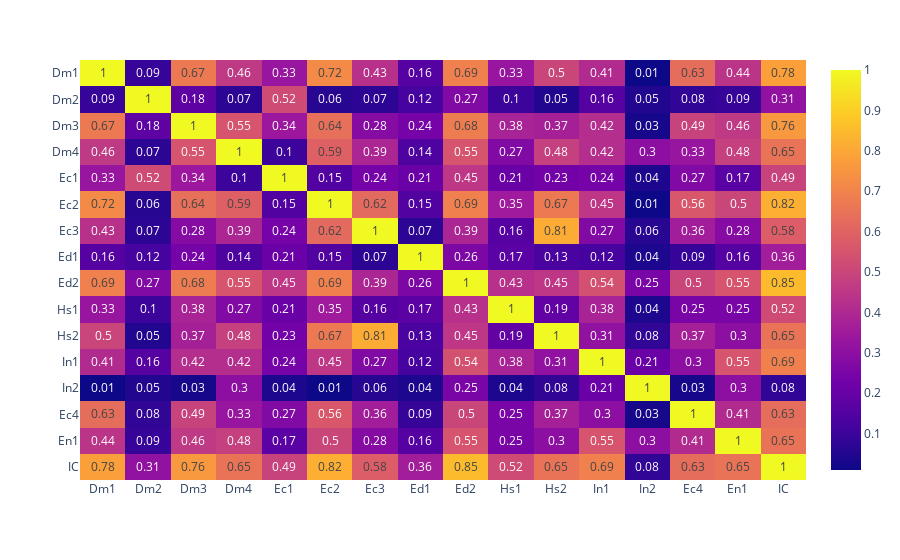

The notebook cell this image was saved under:
### Code cell
#Correlação entre as variáveis
px.imshow(dfProcessamento.corr().round(2).abs(),text_auto=True,aspect="auto")

### Figure 1 — Plotly figure (JSON) as saved in the notebook; plotly's stock layout.template omitted (floating-point values rounded to 4 significant figures; data arrays with more than 128 entries replaced by an {"elided": "..."} marker saying what was removed)
{"data": [{"coloraxis": "coloraxis", "hovertemplate": "x: %{x}<br>y: %{y}<br>color: %{z}<extra></extra>", "name": "0", "texttemplate": "%{z}", "type": "heatmap", "x": ["Dm1", "Dm2", "Dm3", "Dm4", "Ec1", "Ec2", "Ec3", "Ed1", "Ed2", "Hs1", "Hs2", "In1", "In2", "Ec4", "En1", "IC"], "xaxis": "x", "y": ["Dm1", "Dm2", "Dm3", "Dm4", "Ec1", "Ec2", "Ec3", "Ed1", "Ed2", "Hs1", "Hs2", "In1", "In2", "Ec4", "En1", "IC"], "yaxis": "y", "z": {"elided": "16x16 float values"}}], "layout": {"coloraxis": {"colorscale": [[0, "#0d0887"], [0.1111, "#46039f"], [0.2222, "#7201a8"], [0.3333, "#9c179e"], [0.4444, "#bd3786"], [0.5556, "#d8576b"], [0.6667, "#ed7953"], [0.7778, "#fb9f3a"], [0.8889, "#fdca26"], [1, "#f0f921"]]}, "margin": {"t": 60}, "xaxis": {"anchor": "y", "domain": [0, 1]}, "yaxis": {"anchor": "x", "autorange": "reversed", "domain": [0, 1]}}}
